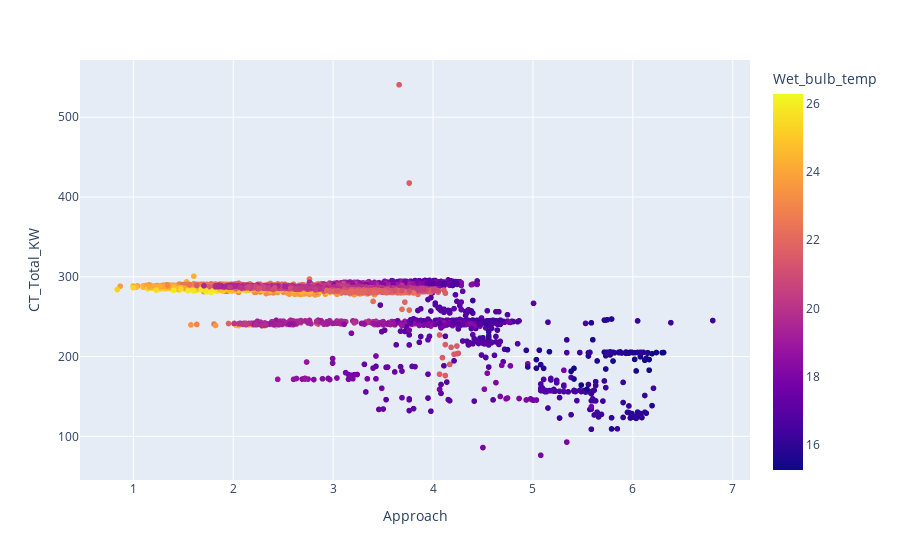

Notebook cell for this chart:
### Code cell
import plotly.express as px
df = opt.df.copy()
df = df[df.Wet_bulb_temp>0]
px.scatter(
    data_frame=df,
    x='Approach',
    y='CT_Total_KW',
    color='Wet_bulb_temp'
)

### Figure 1 — Plotly figure (JSON) as saved in the notebook; plotly's stock layout.template omitted (floating-point values rounded to 4 significant figures; data arrays with more than 128 entries replaced by an {"elided": "..."} marker saying what was removed)
{"data": [{"hovertemplate": "Approach=%{x}<br>CT_Total_KW=%{y}<br>Wet_bulb_temp=%{marker.color}<extra></extra>", "legendgroup": "", "marker": {"color": {"elided": "4458 float values"}, "coloraxis": "coloraxis", "symbol": "circle"}, "mode": "markers", "name": "", "showlegend": false, "type": "scattergl", "x": {"elided": "4458 float values"}, "xaxis": "x", "y": {"elided": "4458 float values"}, "yaxis": "y"}], "layout": {"coloraxis": {"colorbar": {"title": {"text": "Wet_bulb_temp"}}, "colorscale": [[0, "#0d0887"], [0.1111, "#46039f"], [0.2222, "#7201a8"], [0.3333, "#9c179e"], [0.4444, "#bd3786"], [0.5556, "#d8576b"], [0.6667, "#ed7953"], [0.7778, "#fb9f3a"], [0.8889, "#fdca26"], [1, "#f0f921"]]}, "legend": {"tracegroupgap": 0}, "margin": {"t": 60}, "xaxis": {"anchor": "y", "domain": [0, 1], "title": {"text": "Approach"}}, "yaxis": {"anchor": "x", "domain": [0, 1], "title": {"text": "CT_Total_KW"}}}}
